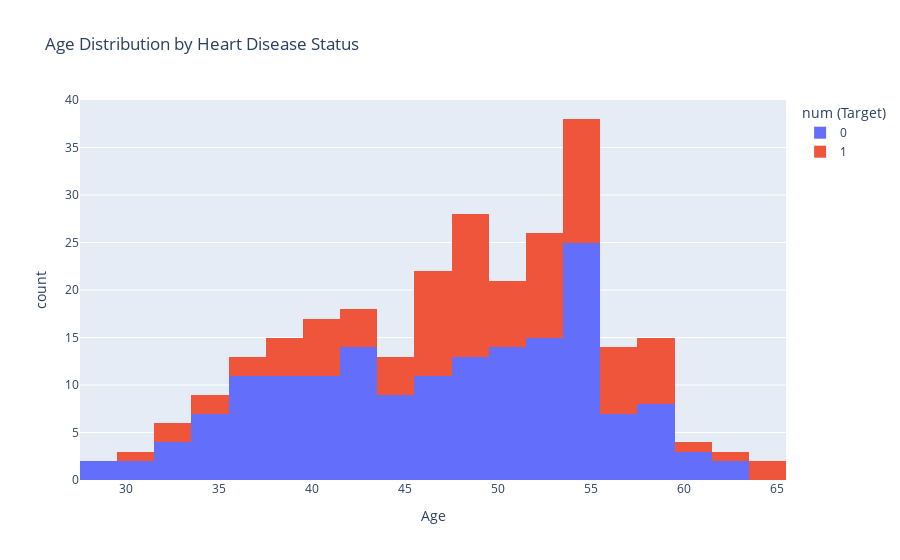

The notebook cell this image was saved under:
### Code cell
import pandas as pd
import plotly.express as px

# (1 for heart disease, 0 for no heart disease)
fig = px.histogram(df, x="age", color="num (Target)", 
                title="Age Distribution by Heart Disease Status",
                labels={"age": "Age", "target": "Heart Disease (1=Yes, 0=No)"})
fig.show()

### Figure 1 — Plotly figure (JSON) as saved in the notebook; plotly's stock layout.template omitted (floating-point values rounded to 4 significant figures; data arrays with more than 128 entries replaced by an {"elided": "..."} marker saying what was removed)
{"data": [{"alignmentgroup": "True", "bingroup": "x", "hovertemplate": "num (Target)=0<br>Age=%{x}<br>count=%{y}<extra></extra>", "legendgroup": "0", "marker": {"color": "#636efa", "pattern": {"shape": ""}}, "name": "0", "offsetgroup": "0", "orientation": "v", "showlegend": true, "type": "histogram", "x": {"elided": "169 int values"}, "xaxis": "x", "yaxis": "y"}, {"alignmentgroup": "True", "bingroup": "x", "hovertemplate": "num (Target)=1<br>Age=%{x}<br>count=%{y}<extra></extra>", "legendgroup": "1", "marker": {"color": "#EF553B", "pattern": {"shape": ""}}, "name": "1", "offsetgroup": "1", "orientation": "v", "showlegend": true, "type": "histogram", "x": [31, 33, 34, 35, 36, 37, 38, 38, 38, 40, 41, 41, 43, 46, 46, 46, 47, 47, 48, 48, 48, 49, 49, 49, 50, 50, 51, 52, 54, 54, 55, 57, 58, 59, 60, 63, 65, 32, 39, 40, 43, 45, 46, 46, 48, 48, 48, 48, 50, 52, 53, 54, 54, 54, 54, 55, 56, 57, 58, 58, 41, 43, 44, 44, 46, 47, 48, 49, 49, 51, 52, 52, 52, 52, 53, 53, 54, 55, 55, 55, 56, 56, 56, 58, 59, 65, 41, 43, 44, 47, 47, 49, 49, 50, 50, 52, 52, 54, 56, 58], "xaxis": "x", "yaxis": "y"}], "layout": {"barmode": "relative", "legend": {"title": {"text": "num (Target)"}, "tracegroupgap": 0}, "title": {"text": "Age Distribution by Heart Disease Status"}, "xaxis": {"anchor": "y", "domain": [0, 1], "title": {"text": "Age"}}, "yaxis": {"anchor": "x", "domain": [0, 1], "title": {"text": "count"}}}}
